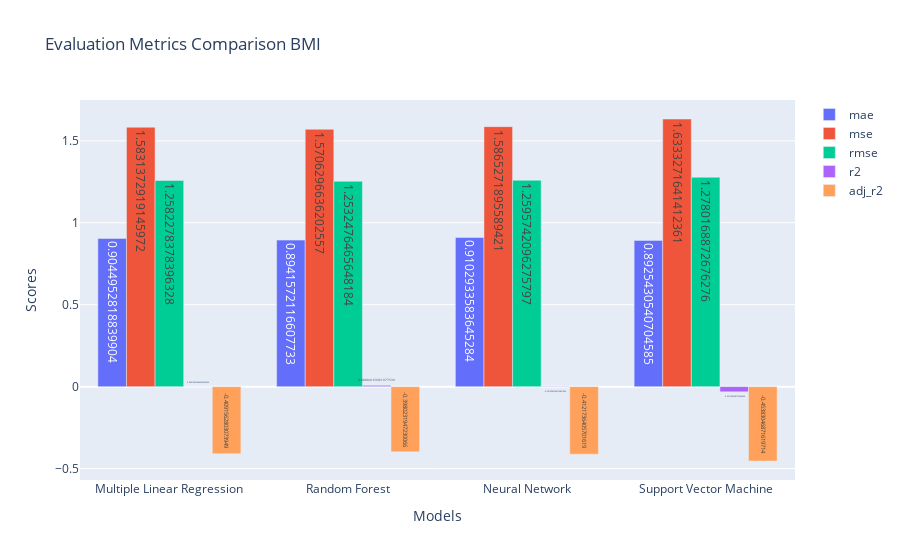

Write notebook code for a chart like this one.
### Code cell
# Extracting model names and metric scores
model_names = [d['model'] for d in regression_stats_test]
metric_labels = list(regression_stats_test[0].keys())[1:]
metric_scores = {metric: [d[metric] for d in regression_stats_test] for metric in metric_labels}

# Plotting the bar chart
fig = go.Figure()

for metric in metric_labels:
    fig.add_trace(go.Bar(
        x=model_names,
        y=metric_scores[metric],
        text=metric_scores[metric],  # Display the values on the bars
        textposition='auto',  # Position the text inside the bars
        name=metric
    ))

# Updating the layout
fig.update_layout(
    title='Evaluation Metrics Comparison BMI',
    xaxis_title='Models',
    yaxis_title='Scores',
    barmode='group'
)

# Display the plot
fig.show()

### Figure 1 — Plotly figure (JSON) as saved in the notebook; plotly's stock layout.template omitted (floating-point values rounded to 4 significant figures)
{"data": [{"name": "mae", "text": ["0.9044952818839904", "0.8941572116607733", "0.9102933583645284", "0.8925430540704585"], "textposition": "auto", "type": "bar", "x": ["Multiple Linear Regression", "Random Forest", "Neural Network", "Support Vector Machine"], "y": [0.9045, 0.8942, 0.9103, 0.8925]}, {"name": "mse", "text": ["1.5831372919145972", "1.5706296636202557", "1.5865271895589421", "1.6333271641412361"], "textposition": "auto", "type": "bar", "x": ["Multiple Linear Regression", "Random Forest", "Neural Network", "Support Vector Machine"], "y": [1.583, 1.571, 1.587, 1.633]}, {"name": "rmse", "text": ["1.2582278378396328", "1.2532476465648184", "1.2595742096275797", "1.2780168872676276"], "textposition": "auto", "type": "bar", "x": ["Multiple Linear Regression", "Random Forest", "Neural Network", "Support Vector Machine"], "y": [1.258, 1.253, 1.26, 1.278]}, {"name": "r2", "text": ["0.00014222434620525526", "0.00804163361977539", "-0.0019987242219821066", "-0.031556058715642044"], "textposition": "auto", "type": "bar", "x": ["Multiple Linear Regression", "Random Forest", "Neural Network", "Support Vector Machine"], "y": [0.0001422, 0.008042, -0.001999, -0.03156]}, {"name": "adj_r2", "text": ["-0.4091562803073949", "-0.3980231947230066", "-0.4121736405701619", "-0.45383046871619714"], "textposition": "auto", "type": "bar", "x": ["Multiple Linear Regression", "Random Forest", "Neural Network", "Support Vector Machine"], "y": [-0.4092, -0.398, -0.4122, -0.4538]}], "layout": {"barmode": "group", "title": {"text": "Evaluation Metrics Comparison BMI"}, "xaxis": {"title": {"text": "Models"}}, "yaxis": {"title": {"text": "Scores"}}}}
